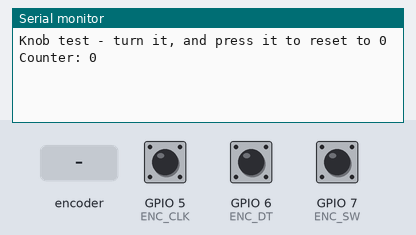
Recording of a sketch running on a simulated ESP32-C3. Parts: the last lines printed to the serial monitor. The test bench sets the inputs (shaded band); at power-on: GPIO 5 (ENC_CLK) HIGH, GPIO 6 (ENC_DT) HIGH, GPIO 7 (ENC_SW) HIGH.

Above: at 1.2 s.
1.3 s: rotary encoder on GPIO 5 (ENC_CLK) / GPIO 6 (ENC_DT) turned 1 step (first pin leading)
At 1.8 s:
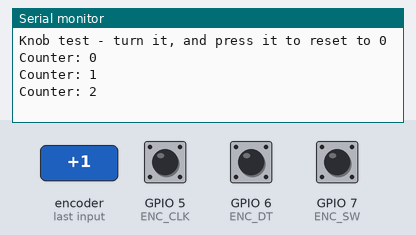
3.0 s: rotary encoder on GPIO 5 (ENC_CLK) / GPIO 6 (ENC_DT) turned 1 step (first pin leading)
At 4.1 s:
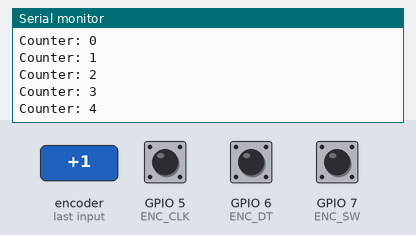
Timing chart, 0 to 6.0 s (numbered marks = the images above; inputs shaded):
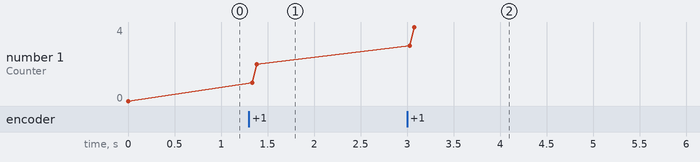

Measured:
- after the input at 1.3 s, the serial monitor: prints a new line at once (image 1)
- after the input at 3.0 s, the serial monitor: prints a new line at once (image 2)
- plotted number 1: 0 → 2 after the input at 1.3 s, 2 → 4 after the input at 3.0 s

The sketch:

encoder_test.ino
```cpp
// ElTech-Online ESP32 Desk Timer — rotary knob test
//
// BETA: this sketch compiles but has not been fully tested on hardware yet.
//
// The smallest useful sketch for the KY-040 rotary encoder (the knob): it
// keeps a number that goes up when you turn one way and down the other, and
// prints it to Serial Monitor. Pressing the knob sets it back to 0. No
// display, no buzzer. Use it to check the knob is wired correctly.
//
// Wiring (5 wires):
//   knob +   -> ESP32-C3 3V3
//   knob GND -> ESP32-C3 GND
//   knob CLK -> ESP32-C3 GPIO 5
//   knob DT  -> ESP32-C3 GPIO 6
//   knob SW  -> ESP32-C3 GPIO 7
//
// Number going the wrong way? Swap the CLK and DT wires.

#define ENC_CLK 5
#define ENC_DT  6
#define ENC_SW  7

// Some knobs give one click per two moves of their switches, others one click
// per four. Only every second click counts? Use true. Each click counts twice?
// Use false.
const bool ENC_TWO_MOVE_CLICKS = true;

// Inside the knob are two switches, CLK and DT, that open and close one after
// the other as it turns. A full cycle takes both wires through four small
// moves and back to where they started (both HIGH):
//
//   one way:    CLK falls, DT falls, CLK rises, DT rises
//   other way:  DT falls, CLK falls, DT rises, CLK rises
//
// Real switches BOUNCE: for a millisecond the contact chatters, so one move
// looks like several, forwards and backwards. Watching only CLK and peeking
// at DT gets fooled by that, most of all on a slow turn (the count steps up,
// down, up...). So the sketch follows every move of BOTH wires and adds +1 or
// -1 for each. A bounce is one move forward and one back, which adds up to
// nothing. Only a whole click, every move of it the same way, counts as a
// step. A click is two moves on some knobs (they rest with both wires HIGH and
// again with both LOW) and all four on others: see ENC_TWO_MOVE_CLICKS.
//
// Both wires are watched by an INTERRUPT: the board drops whatever it is
// doing, runs knobTurned(), and carries on, so no click is missed.
// "volatile" tells the compiler the value can change at any moment.
// (IRAM_ATTR keeps the function in fast memory, which interrupts need.)
volatile int counter = 0;

// What each move is worth. The row is picked by the old and new readings of the
// two wires put together as one number: old CLK, old DT, new CLK, new DT.
// 0 = nothing changed, or a move that can't really happen (noise).
const int8_t KNOB_MOVES[16] = { 0, -1, 1, 0,  1, 0, 0, -1,  -1, 0, 0, 1,  0, 1, -1, 0 };

void IRAM_ATTR knobTurned() {
  static uint8_t last = 3;                  // both wires HIGH = knob at rest
  static int8_t moves = 0;                  // moves since the last rest
  const int8_t need = ENC_TWO_MOVE_CLICKS ? 2 : 3;
  uint8_t now = (digitalRead(ENC_CLK) << 1) | digitalRead(ENC_DT);
  moves += KNOB_MOVES[(last << 2) | now];
  last = now;
  bool atRest = now == 3 || (ENC_TWO_MOVE_CLICKS && now == 0);
  if (atRest) {                             // at rest: was it a whole click?
    int step = 0;
    if (moves >= need) step = 1;
    if (moves <= -need) step = -1;
    counter += step;
    moves = 0;
  }
}

// setup() runs once, when the board is powered on or reset.
void setup() {
  Serial.begin(115200);
  // INPUT_PULLUP holds a pin HIGH until a switch connects it to GND.
  pinMode(ENC_CLK, INPUT_PULLUP);
  pinMode(ENC_DT, INPUT_PULLUP);
  pinMode(ENC_SW, INPUT_PULLUP);
  // "Run knobTurned() every time ENC_CLK or ENC_DT changes."
  attachInterrupt(digitalPinToInterrupt(ENC_CLK), knobTurned, CHANGE);
  attachInterrupt(digitalPinToInterrupt(ENC_DT), knobTurned, CHANGE);
  Serial.println("Knob test - turn it, and press it to reset to 0");
}

// loop() runs over and over, forever.
void loop() {
  if (digitalRead(ENC_SW) == LOW) counter = 0;   // pressed: SW is connected to GND

  // Print only when the number changes. ("static" makes lastPrinted keep its
  // value between one run of loop() and the next.)
  static int lastPrinted = -999;
  int now = counter;
  if (now != lastPrinted) {
    lastPrinted = now;
    Serial.print("Counter: ");
    Serial.println(now);
  }
  delay(10);
}
```
